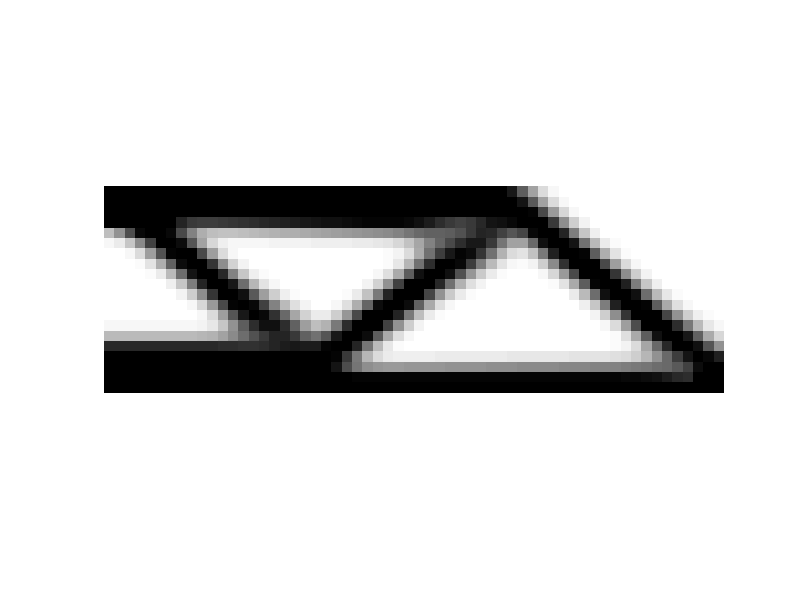
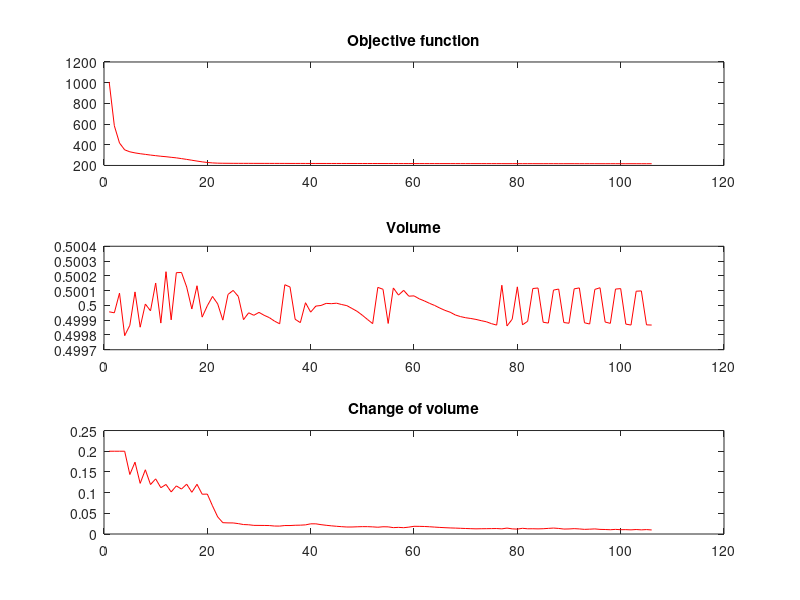

These charts were generated, in order, by the following MATLAB code:
%%%% AN 88 LINE TOPOLOGY OPTIMIZATION CODE Nov, 2010 %%%%
%function top88(nelx,nely,volfrac,penal,rmin,ft)
nelx=60; nely=20; volfrac=0.5; penal=3.0; rmin=2.4; ft=1;
%% MATERIAL PROPERTIES
E0 = 1;
Emin = 1e-9;    %Minimum Young modulus
nu = 0.3;   %Poisson's ratio
%% PREPARE FINITE ELEMENT ANALYSIS
A11 = [12  3 -6 -3;  3 12  3  0; -6  3 12 -3; -3  0 -3 12];
A12 = [-6 -3  0  3; -3 -6 -3 -6;  0 -3 -6  3;  3 -6  3 -6];
B11 = [-4  3 -2  9;  3 -4 -9  4; -2 -9 -4 -3;  9  4 -3 -4];
B12 = [ 2 -3  4 -9; -3  2  9 -2;  4  9  2  3; -9 -2  3  2];
KE = 1/(1-nu^2)/24*([A11 A12;A12' A11]+nu*[B11 B12;B12' B11]);  %Stiffness matrix
nodenrs = reshape(1:(1+nelx)*(1+nely),1+nely,1+nelx);
edofVec = reshape(2*nodenrs(1:end-1,1:end-1)+1,nelx*nely,1);
edofMat = repmat(edofVec,1,8)+repmat([0 1 2*nely+[2 3 0 1] -2 -1],nelx*nely,1);
iK = reshape(kron(edofMat,ones(8,1))',64*nelx*nely,1);
jK = reshape(kron(edofMat,ones(1,8))',64*nelx*nely,1);
% DEFINE LOADS AND SUPPORTS (HALF MBB-BEAM)
F = sparse(2,1,-1,2*(nely+1)*(nelx+1),1);
U = zeros(2*(nely+1)*(nelx+1),1);
fixeddofs = union(1:2:2*(nely+1),2*(nelx+1)*(nely+1));
alldofs = 1:2*(nely+1)*(nelx+1);
freedofs = setdiff(alldofs,fixeddofs);
%% PREPARE FILTER
iH = ones(nelx*nely*(2*(ceil(rmin)-1)+1)^2,1);
jH = ones(size(iH));
sH = zeros(size(iH));
k = 0;
for i1 = 1:nelx
  for j1 = 1:nely
    e1 = (i1-1)*nely+j1;
    for i2 = max(i1-(ceil(rmin)-1),1):min(i1+(ceil(rmin)-1),nelx)
      for j2 = max(j1-(ceil(rmin)-1),1):min(j1+(ceil(rmin)-1),nely)
        e2 = (i2-1)*nely+j2;
        k = k+1;
        iH(k) = e1;
        jH(k) = e2;
        sH(k) = max(0,rmin-sqrt((i1-i2)^2+(j1-j2)^2));
      end
    end
  end
end
H = sparse(iH,jH,sH);
Hs = sum(H,2);
%% INITIALIZE ITERATION
x = repmat(volfrac,nely,nelx);
xPhys = x;
loop = 0;
change = 1;
obj = NaN(200,1);
changeplot = NaN(200,1);
volume = NaN(200,1);
%% START ITERATION
while change > 0.01
  loop = loop + 1;
  %% FE-ANALYSIS
  sK = reshape(KE(:)*(Emin+xPhys(:)'.^penal*(E0-Emin)),64*nelx*nely,1);
  K = sparse(iK,jK,sK); K = (K+K')/2;
  U(freedofs) = K(freedofs,freedofs)\F(freedofs);
  %% OBJECTIVE FUNCTION AND SENSITIVITY ANALYSIS
  ce = reshape(sum((U(edofMat)*KE).*U(edofMat),2),nely,nelx);
  c = sum(sum((Emin+xPhys.^penal*(E0-Emin)).*ce));
  dc = -penal*(E0-Emin)*xPhys.^(penal-1).*ce;
  dv = ones(nely,nelx);
  obj(loop+1) = c;
  %% FILTERING/MODIFICATION OF SENSITIVITIES
  if ft == 1
    dc(:) = H*(x(:).*dc(:))./Hs./max(1e-3,x(:));
  elseif ft == 2
    dc(:) = H*(dc(:)./Hs);
    dv(:) = H*(dv(:)./Hs);
  end
  %% OPTIMALITY CRITERIA UPDATE OF DESIGN VARIABLES AND PHYSICAL DENSITIES
  l1 = 0; l2 = 1e9; move = 0.2;
  while (l2-l1)/(l1+l2) > 1e-3
    lmid = 0.5*(l2+l1);
    xnew = max(0,max(x-move,min(1,min(x+move,x.*sqrt(-dc./dv/lmid)))));
    if ft == 1
      xPhys = xnew;
    elseif ft == 2
      xPhys(:) = (H*xnew(:))./Hs;
    end
    if sum(xPhys(:)) > volfrac*nelx*nely, l1 = lmid; else, l2 = lmid; end
  end
  change = max(abs(xnew(:)-x(:)));
  changeplot(loop+1) = change;
  volume(loop+1) = mean(xPhys(:));
  x = xnew;
  %% PRINT RESULTS
  fprintf(' It.:%5i Obj.:%11.4f Vol.:%7.3f ch.:%7.3f\n',loop,c, ...
    mean(xPhys(:)),change);
  %fflush(stdout);
  %% PLOT DENSITIES
  colormap(gray); imagesc(1-xPhys); caxis([0 1]); axis equal; axis off; drawnow;
end
%% EXTRA PLOTS
obj(isnan(obj)) = [];
changeplot(isnan(changeplot)) = [];
volume(isnan(volume)) = [];

figure;
ax1 = subplot(3,1,1);
plot(obj,'r');
title(ax1,'Objective function')

ax2 = subplot(3,1,2);
plot(volume,'r');
title(ax2,'Volume')

ax3 = subplot(3,1,3);
plot(changeplot,'r');
title(ax3,'Change of volume')
%
%%%%%%%%%%%%%%%%%%%%%%%%%%%%%%%%%%%%%%%%%%%%%%%%%%%%%%%%%%%%%%%%%%%%%%%%%%%%
% This Matlab code was written by E. Andreassen, A. Clausen, M. Schevenels,%
% B. S. Lazarov and O. Sigmund,  Department of Solid  Mechanics,           %
%  Technical University of Denmark,                                        %
%  DK-2800 Lyngby, Denmark.                                                %
% Please sent your comments to: sigmund@fam.dtu.dk                         %
%                                                                          %
% The code is intended for educational purposes and theoretical details    %
% are discussed in the paper                                               %
% "Efficient topology optimization in MATLAB using 88 lines of code,       %
% E. Andreassen, A. Clausen, M. Schevenels,                                %
% B. S. Lazarov and O. Sigmund, Struct Multidisc Optim, 2010               %
% This version is based on earlier 99-line code                            %
% by Ole Sigmund (2001), Structural and Multidisciplinary Optimization,    %
% Vol 21, pp. 120--127.                                                    %
%                                                                          %
% The code as well as a postscript version of the paper can be             %
% downloaded from the web-site: http://www.topopt.dtu.dk                   %
%                                                                          %
% Disclaimer:                                                              %
% The authors reserves all rights but do not guaranty that the code is     %
% free from errors. Furthermore, we shall not be liable in any event       %
% caused by the use of the program.                                        %
%%%%%%%%%%%%%%%%%%%%%%%%%%%%%%%%%%%%%%%%%%%%%%%%%%%%%%%%%%%%%%%%%%%%%%%%%%%%

